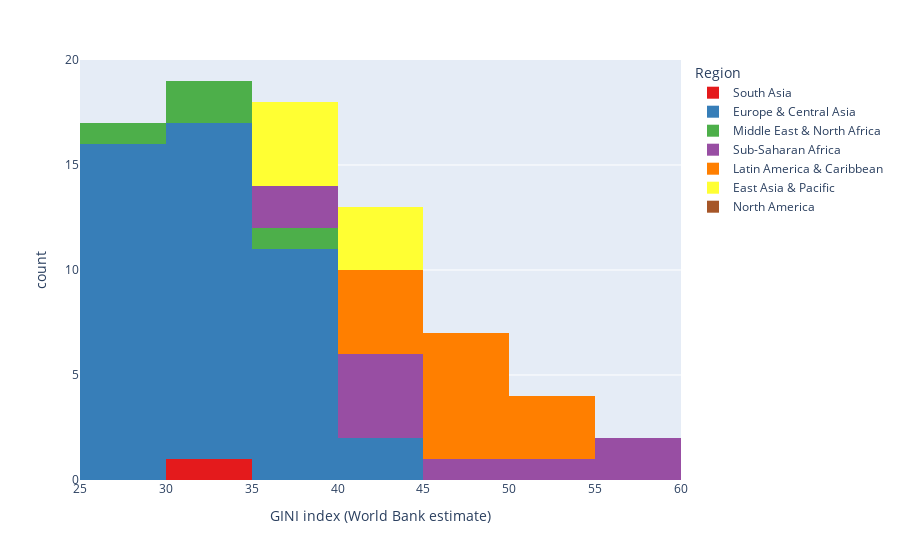

Source (notebook cell):
### Code cell
# Creating a subset of the poverty DataFrame
import pandas as pd
poverty = pd.read_csv('../../data/poverty.csv',low_memory=False)
df = poverty[poverty['is_country'] & poverty['year'].eq(2015)]
## Generating the histogram
import plotly.express as px
gini = 'GINI index (World Bank estimate)'
px.histogram(data_frame=df, x=gini, color='Region',color_discrete_sequence=px.colors.qualitative.Set1)

### Figure 1 — Plotly figure (JSON) as saved in the notebook; plotly's stock layout.template omitted (floating-point values rounded to 4 significant figures)
{"data": [{"alignmentgroup": "True", "bingroup": "x", "hovertemplate": "Region=South Asia<br>GINI index (World Bank estimate)=%{x}<br>count=%{y}<extra></extra>", "legendgroup": "South Asia", "marker": {"color": "rgb(228,26,28)"}, "name": "South Asia", "offsetgroup": "South Asia", "orientation": "v", "showlegend": true, "type": "histogram", "x": [null, null, null, null, null, null, 33.5, null], "xaxis": "x", "yaxis": "y"}, {"alignmentgroup": "True", "bingroup": "x", "hovertemplate": "Region=Europe & Central Asia<br>GINI index (World Bank estimate)=%{x}<br>count=%{y}<extra></extra>", "legendgroup": "Europe & Central Asia", "marker": {"color": "rgb(55,126,184)"}, "name": "Europe & Central Asia", "offsetgroup": "Europe & Central Asia", "orientation": "v", "showlegend": true, "type": "histogram", "x": [32.9, 32.4, 30.5, null, 25.6, 27.7, null, 38.6, 31.1, 34, 25.9, 28.2, 32.7, 27.1, 32.7, 36.5, 31.7, 36, 30.4, 26.8, 31.8, 35.4, 26.8, 26.5, 29, 34.2, 37.4, 33.8, 27, 39, 28.2, 35.6, 27.5, 31.8, 35.5, 35.9, 37.7, 40.5, 26.5, 25.4, 36.2, 29.2, 32.3, 34, 42.9, null, 25.5, 33.2, null], "xaxis": "x", "yaxis": "y"}, {"alignmentgroup": "True", "bingroup": "x", "hovertemplate": "Region=Middle East & North Africa<br>GINI index (World Bank estimate)=%{x}<br>count=%{y}<extra></extra>", "legendgroup": "Middle East & North Africa", "marker": {"color": "rgb(77,175,74)"}, "name": "Middle East & North Africa", "offsetgroup": "Middle East & North Africa", "orientation": "v", "showlegend": true, "type": "histogram", "x": [null, null, 31.8, 39.5, null, null, null, null, 29.4, null, null, 32.8, null, null], "xaxis": "x", "yaxis": "y"}, {"alignmentgroup": "True", "bingroup": "x", "hovertemplate": "Region=Sub-Saharan Africa<br>GINI index (World Bank estimate)=%{x}<br>count=%{y}<extra></extra>", "legendgroup": "Sub-Saharan Africa", "marker": {"color": "rgb(152,78,163)"}, "name": "Sub-Saharan Africa", "offsetgroup": "Sub-Saharan Africa", "orientation": "v", "showlegend": true, "type": "histogram", "x": [null, 47.8, 53.3, null, null, 42.4, null, null, null, null, null, null, 41.5, null, null, 35, null, 35.9, null, null, null, 40.8, null, null, null, null, null, null, null, null, 59.1, null, null, null, null, null, null, null, null, null, null, null, 43.1, null, 57.1, null], "xaxis": "x", "yaxis": "y"}, {"alignmentgroup": "True", "bingroup": "x", "hovertemplate": "Region=Latin America & Caribbean<br>GINI index (World Bank estimate)=%{x}<br>count=%{y}<extra></extra>", "legendgroup": "Latin America & Caribbean", "marker": {"color": "rgb(255,127,0)"}, "name": "Latin America & Caribbean", "offsetgroup": "Latin America & Caribbean", "orientation": "v", "showlegend": true, "type": "histogram", "x": [null, null, 46.7, 51.9, 44.4, 51.1, 48.4, 45.2, 46, 40.6, null, null, null, 49.6, null, null, null, 50.8, 47.6, 43.4, null, null, null, 40.1, null], "xaxis": "x", "yaxis": "y"}, {"alignmentgroup": "True", "bingroup": "x", "hovertemplate": "Region=East Asia & Pacific<br>GINI index (World Bank estimate)=%{x}<br>count=%{y}<extra></extra>", "legendgroup": "East Asia & Pacific", "marker": {"color": "rgb(255,255,51)"}, "name": "East Asia & Pacific", "offsetgroup": "East Asia & Pacific", "orientation": "v", "showlegend": true, "type": "histogram", "x": [null, null, 38.6, null, 41, null, null, null, null, 41, null, null, 38.1, null, null, 44.4, null, null, 36, null, 37.6, null, null, null], "xaxis": "x", "yaxis": "y"}, {"alignmentgroup": "True", "bingroup": "x", "hovertemplate": "Region=North America<br>GINI index (World Bank estimate)=%{x}<br>count=%{y}<extra></extra>", "legendgroup": "North America", "marker": {"color": "rgb(166,86,40)"}, "name": "North America", "offsetgroup": "North America", "orientation": "v", "showlegend": true, "type": "histogram", "x": [null, null], "xaxis": "x", "yaxis": "y"}], "layout": {"barmode": "relative", "legend": {"title": {"text": "Region"}, "tracegroupgap": 0}, "margin": {"t": 60}, "xaxis": {"anchor": "y", "domain": [0, 1], "title": {"text": "GINI index (World Bank estimate)"}}, "yaxis": {"anchor": "x", "domain": [0, 1], "title": {"text": "count"}}}}
